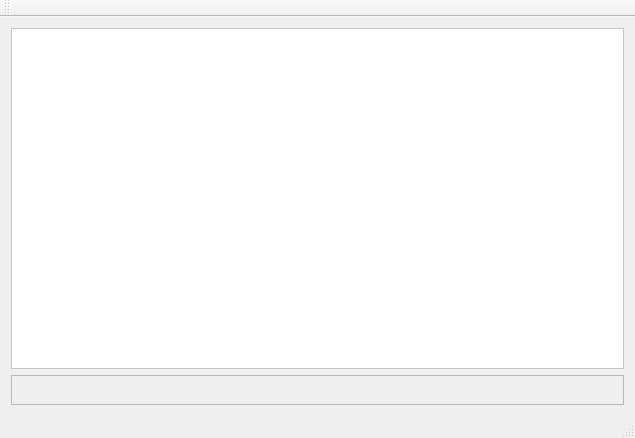
<?xml version="1.0" encoding="UTF-8"?>
<ui version="4.0">
 <class>TTest11_9AClass</class>
 <widget class="QMainWindow" name="TTest11_9AClass">
  <property name="geometry">
   <rect>
    <x>0</x>
    <y>0</y>
    <width>635</width>
    <height>438</height>
   </rect>
  </property>
  <property name="windowTitle">
   <string>TTest11_9A</string>
  </property>
  <widget class="QWidget" name="centralWidget">
   <layout class="QVBoxLayout" name="verticalLayout">
    <item>
     <widget class="QFrame" name="frame">
      <property name="styleSheet">
       <string notr="true">background-color: rgb(255, 255, 255);</string>
      </property>
      <property name="frameShape">
       <enum>QFrame::StyledPanel</enum>
      </property>
      <property name="frameShadow">
       <enum>QFrame::Raised</enum>
      </property>
     </widget>
    </item>
    <item>
     <widget class="MySeekBar" name="m_seekBar">
      <property name="minimumSize">
       <size>
        <width>0</width>
        <height>20</height>
       </size>
      </property>
      <property name="maximumSize">
       <size>
        <width>16777215</width>
        <height>30</height>
       </size>
      </property>
      <property name="frameShape">
       <enum>QFrame::StyledPanel</enum>
      </property>
      <property name="frameShadow">
       <enum>QFrame::Raised</enum>
      </property>
     </widget>
    </item>
   </layout>
  </widget>
  <widget class="QMenuBar" name="menuBar">
   <property name="geometry">
    <rect>
     <x>0</x>
     <y>0</y>
     <width>635</width>
     <height>23</height>
    </rect>
   </property>
  </widget>
  <widget class="QToolBar" name="mainToolBar">
   <attribute name="toolBarArea">
    <enum>TopToolBarArea</enum>
   </attribute>
   <attribute name="toolBarBreak">
    <bool>false</bool>
   </attribute>
  </widget>
  <widget class="QStatusBar" name="statusBar"/>
 </widget>
 <layoutdefault spacing="6" margin="11"/>
 <customwidgets>
  <customwidget>
   <class>MySeekBar</class>
   <extends>QFrame</extends>
   <header>MySeekBar.h</header>
   <container>1</container>
  </customwidget>
 </customwidgets>
 <resources>
  <include location="TTest11_9A.qrc"/>
 </resources>
 <connections/>
</ui>
